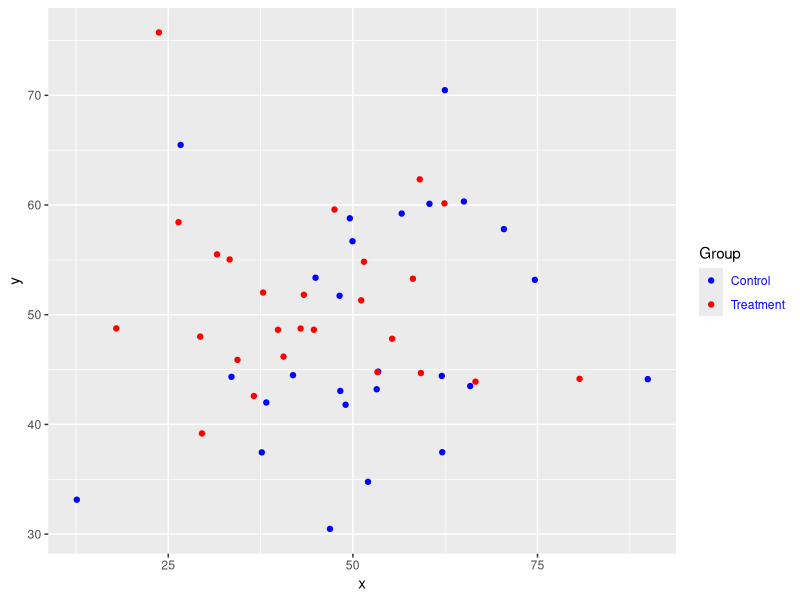

The R script that drew this image:
library(ggplot2)

data <- data.frame(ID = c(LETTERS[1:26], paste0("A",LETTERS[1:26])),
                   Group = rep(c("Control","Treatment"),26),
                   x = rnorm(52,50,20),
                   y = rnorm(52,50,10))

p <- ggplot(data, aes(y=y,x=x, label=ID, color=Group)) + 
     geom_point() + 
     scale_color_manual(values=c("blue","red")) +
     theme(legend.text = element_text(color = c('blue', 'red')))

p
